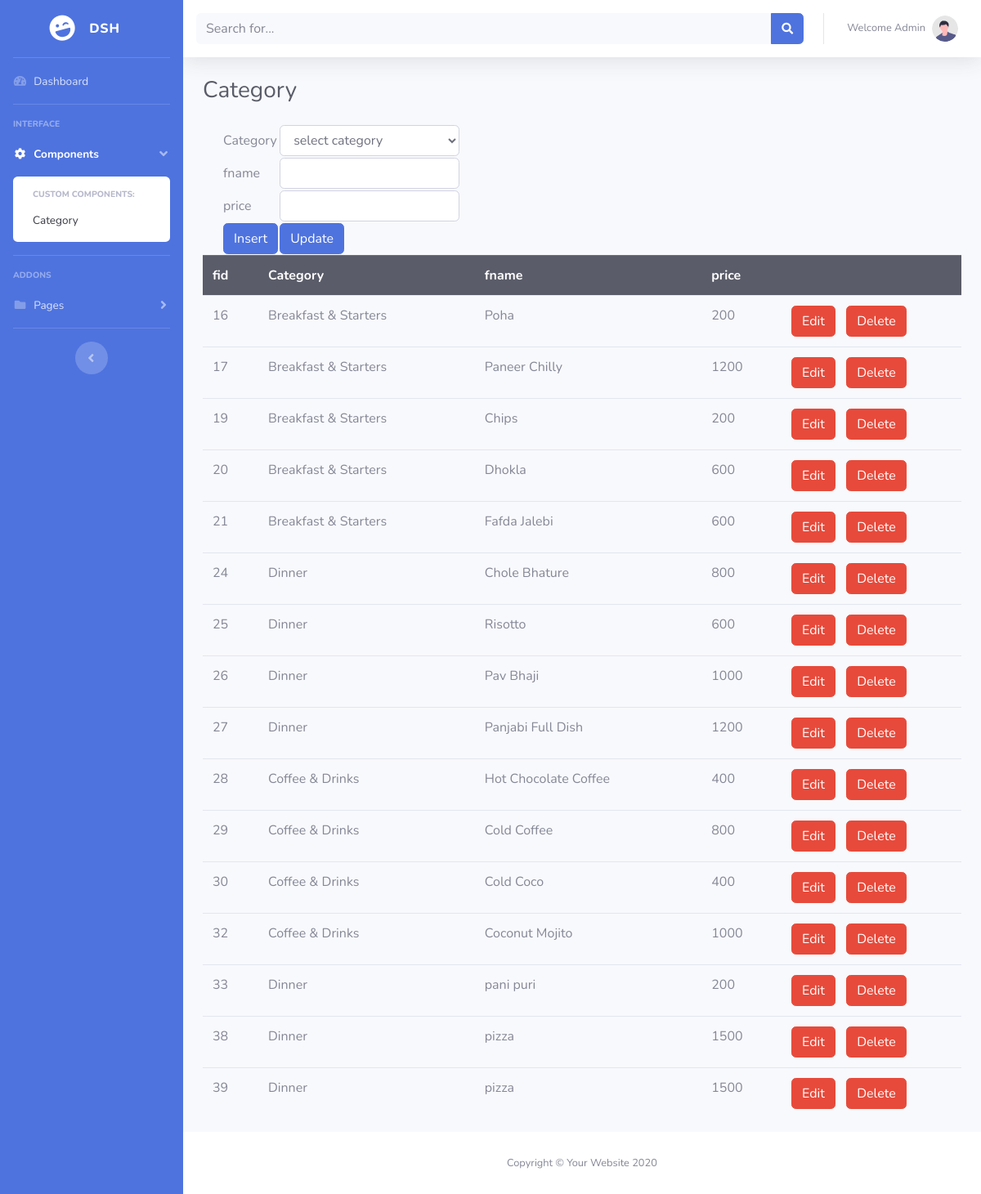
The app's page /category.php with its own data.
### tables this page shows
CREATE TABLE `food` (
  `fid` int(11) NOT NULL,
  `Category` varchar(20) NOT NULL,
  `fname` varchar(50) NOT NULL,
  `price` int(11) NOT NULL
);

### category.php (the view, shortened to what this page needs)
<!DOCTYPE html>
<html lang="en">
<?php
    $ocategory=$ofname=$oprice=$oid="";
?>
<head>
    <link href="vendor/fontawesome-free/css/all.min.css" rel="stylesheet" type="text/css">
    <link href="css/sb-admin-2.min.css" rel="stylesheet">
</head>
<body id="page-top">
<form method="post">
    <div id="wrapper">
        <ul class="navbar-nav bg-gradient-primary sidebar sidebar-dark accordion" id="accordionSidebar">
            <a class="sidebar-brand d-flex align-items-center justify-content-center" href="index.html">
                <div class="sidebar-brand-icon rotate-n-15">
                    <i class="fas fa-laugh-wink"></i>
                </div>
                <div class="sidebar-brand-text mx-3">DSH </div>
            </a>
            <hr class="sidebar-divider my-0">
            <li class="nav-item">
                <a class="nav-link" href="admin.php">
                    <i class="fas fa-fw fa-tachometer-alt"></i>
                    <span>Dashboard</span></a>
            </li>
            <hr class="sidebar-divider">
            <div class="sidebar-heading">
                Interface
            </div>
            <li class="nav-item active">
                <a class="nav-link" href="#" data-toggle="collapse" data-target="#collapseTwo" aria-expanded="true"
                    aria-controls="collapseTwo">
                    <i class="fas fa-fw fa-cog"></i>
                    <span>Components</span>
                </a>
                <div id="collapseTwo" class="collapse show" aria-labelledby="headingTwo"
                    data-parent="#accordionSidebar">
                    <div class="bg-white py-2 collapse-inner rounded">
                        <h6 class="collapse-header">Custom Components:</h6>
                        <a class="collapse-item" href="category.php">Category</a>
                    </div>
                </div>
            </li>
            <hr class="sidebar-divider">
            <div class="sidebar-heading">
                Addons
            </div>
            <li class="nav-item">
                <a class="nav-link collapsed" href="#" data-toggle="collapse" data-target="#collapsePages"
                    aria-expanded="true" aria-controls="collapsePages">
                    <i class="fas fa-fw fa-folder"></i>
                    <span>Pages</span>
                </a>
            </li>
            <hr class="sidebar-divider d-none d-md-block">
            <div class="text-center d-none d-md-inline">
                <button class="rounded-circle border-0" id="sidebarToggle"></button>
            </div>
        </ul>
        <div id="content-wrapper" class="d-flex flex-column">
            <div id="content">
                <nav class="navbar navbar-expand navbar-light bg-white topbar mb-4 static-top shadow">
                    <form method="post" class="d-none d-sm-inline-block form-inline mr-auto ml-md-3 my-2 my-md-0 mw-100 navbar-search">
                        <div class="input-group">
                            <input type="text" class="form-control bg-light border-0 small" placeholder="Search for..."
                                aria-label="Search" aria-describedby="basic-addon2" name="inputsearch">
                            <div class="input-group-append">
                                <button class="btn btn-primary" type="submit" value="submit"  name="btnsearch">
                                    <i class="fas fa-search fa-sm"></i>
                                </button>
                            </div>
                        </div>
                    </form>
                    <ul class="navbar-nav ml-auto">
                        <li class="nav-item dropdown no-arrow">
                            <a class="nav-link dropdown-toggle" href="#" id="userDropdown" role="button"
                                data-toggle="dropdown" aria-haspopup="true" aria-expanded="false">
                                <span class="mr-2 d-none d-lg-inline text-gray-600 small">Welcome Admin</span>
                                <img class="img-profile rounded-circle" src="img/undraw_profile.svg">
                            </a>
                        </li>
                    </ul>
                </nav>
                <div class="container-fluid">
                    <h1 class="h3 mb-4 text-gray-800">Category</h1>
                    <div class="container">
                        <table>
                            <tr>
                                <td class="form-label">Category</td>
                                <td><select name="txtcategory" class="form-control">
                                <option>select category</option>
                                </select></td>
                            </tr>
                            <tr>
                                <td class="form-label">fname</td>
                                <td><input type="text" name="txtfname" class="form-control  " value="<?php echo $ofname; ?>"></td>
                            </tr>
                            <tr>
                                <td class="form-label">price</td>
                                <td><input type="text" name="txtprice" class="form-control  " value="<?php echo $oprice; ?>"></td>
                            </tr>
                            <tr>
                                <td><button class="btn btn-primary" name="btninsert">Insert</button></td>
                                <td><button class="btn btn-primary" name="btnupdate">Update</button></td>
                            </tr>
                        </table>
                    </div>
<?php
    if(!isset($_REQUEST['btnsearch']))
    {
    $conn=connection();
      $sql = "select * from food";
      $result = $conn->query($sql);
    if ($result->num_rows > 0) {
        ?>
        <table  class="table table-hover ">
        <tr class="thead-dark"><th >fid</th><th>Category</th><th>fname</th><th colspan="3">price</th></tr>
        <?php
        while ($row = $result->fetch_assoc()) {
            ?>
            <tr><td> <?php echo  $row["fid"] ?> </td><td><?php echo $row['Category']; ?></td><td><?php echo  $row["fname"] ?>  </td> <td><?php echo  $row["price"] ?>  </td>
            <td><a href="category.php?fid1=<?php echo $row['fid']?>" class="btn btn-danger" style=" margin-right:-35px;">Edit</a></td>
            <td><a href="category.php?fid=<?php echo $row['fid']?>" class="btn btn-danger">Delete</a></td>
            </tr>
            <?php
        }
        echo "</table>";
    } else {
        echo "<center><h4>No records found.</h4></center>";
    }
}
            ?>
                </div>
            </div>
            <footer class="sticky-footer bg-white">
                <div class="container my-auto">
                    <div class="copyright text-center my-auto">
                        <span>Copyright &copy; Your Website 2020</span>
                    </div>
                </div>
            </footer>
        </div>
    </div>
</body>
</html>

### records on screen
food: fid "16", Category "Breakfast & Starters", fname "Poha", price "200"
food: fid "17", Category "Breakfast & Starters", fname "Paneer Chilly", price "1200"
food: fid "19", Category "Breakfast & Starters", fname "Chips", price "200"
food: fid "20", Category "Breakfast & Starters", fname "Dhokla", price "600"
food: fid "21", Category "Breakfast & Starters", fname "Fafda Jalebi", price "600"
food: fid "24", Category "Dinner", fname "Chole Bhature", price "800"
food: fid "25", Category "Dinner", fname "Risotto", price "600"
food: fid "26", Category "Dinner", fname "Pav Bhaji", price "1000"
food: fid "27", Category "Dinner", fname "Panjabi Full Dish", price "1200"
food: fid "28", Category "Coffee & Drinks", fname "Hot Chocolate Coffee", price "400"
food: fid "29", Category "Coffee & Drinks", fname "Cold Coffee", price "800"
food: fid "30", Category "Coffee & Drinks", fname "Cold Coco", price "400"
food: fid "32", Category "Coffee & Drinks", fname "Coconut Mojito", price "1000"
food: fid "33", Category "Dinner", fname "pani puri", price "200"
food: fid "38", Category "Dinner", fname "pizza", price "1500"
food: fid "39", Category "Dinner", fname "pizza", price "1500"
